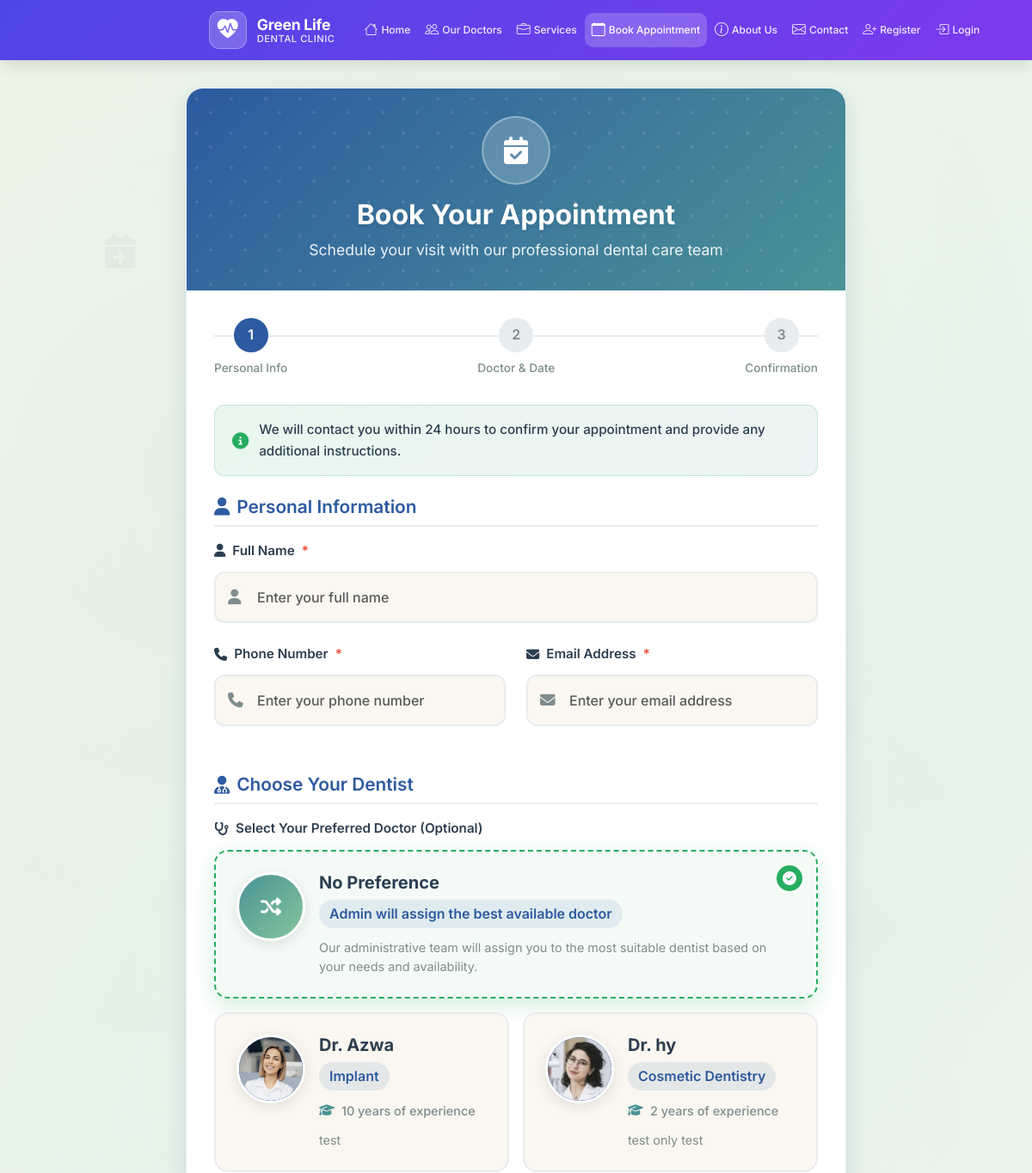
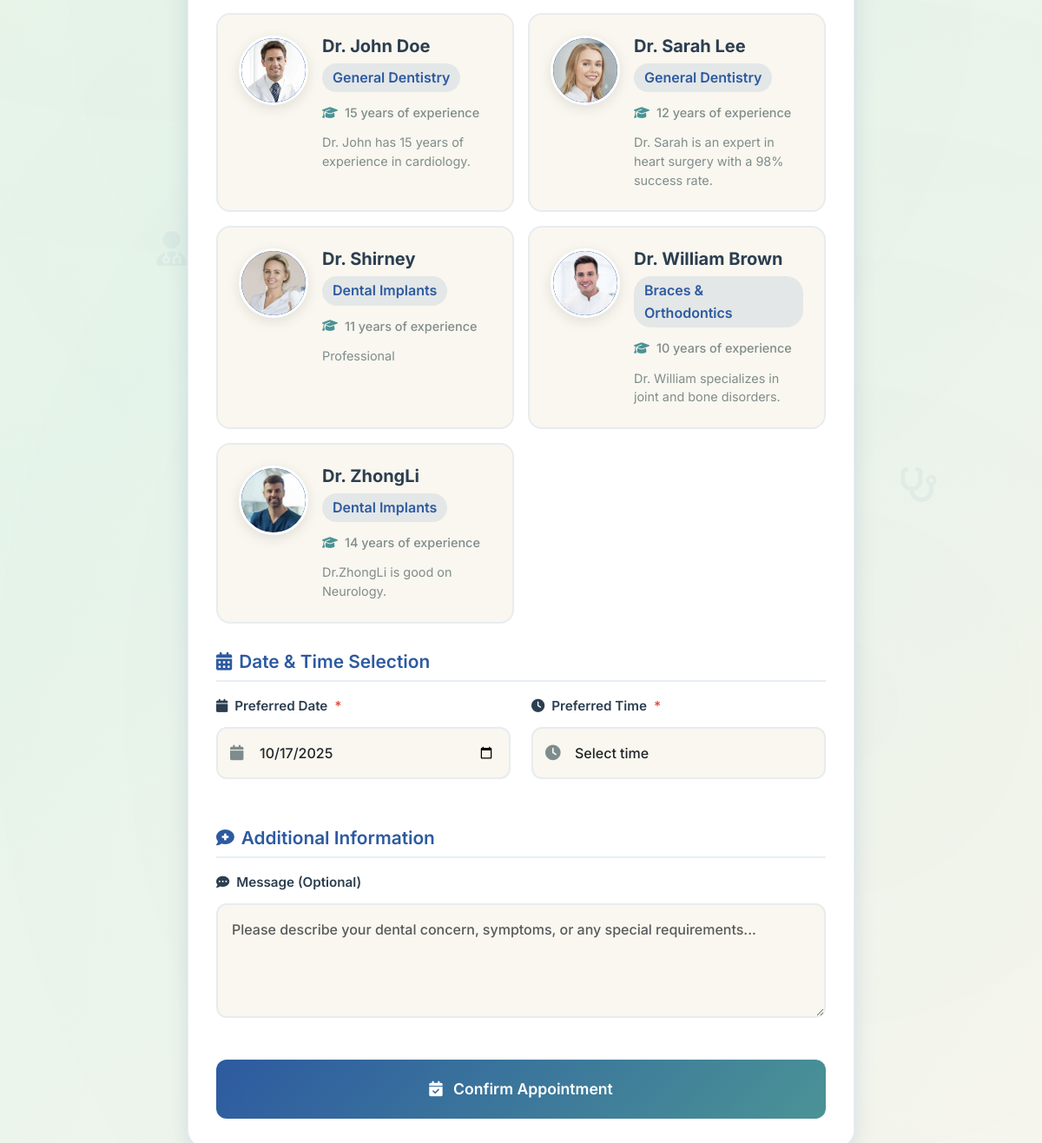
/book_appointment.php, run on the app's committed database (2 pictures, top to bottom).
### tables this page shows
CREATE TABLE `doctors` (
  `id` int(11) NOT NULL,
  `name` varchar(100) NOT NULL,
  `image` varchar(255) NOT NULL,
  `specialty` varchar(100) NOT NULL,
  `bio` text NOT NULL,
  `experience` varchar(50) NOT NULL,
  `location` varchar(100) NOT NULL,
  `department` varchar(50) NOT NULL,
  `user_id` int(11) DEFAULT NULL
);

### book_appointment.php (the view, shortened to what this page needs)
<!DOCTYPE html>
<html lang="en">
<head>
    <link href="https://cdn.jsdelivr.net/npm/bootstrap@5.3.0/dist/css/bootstrap.min.css" rel="stylesheet">
    <link rel="stylesheet" href="https://cdnjs.cloudflare.com/ajax/libs/font-awesome/6.4.0/css/all.min.css">
</head>
<body>
    <?php include '../Dental_Clinic/includes/navbar.php'; ?>
    <div class="floating-elements">
        <i class="fas fa-calendar-plus floating-icon"></i>
        <i class="fas fa-user-md floating-icon"></i>
        <i class="fas fa-stethoscope floating-icon"></i>
    </div>
    <div class="appointment-container">
        <div class="appointment-card">
            <div class="card-header-custom">
                <div class="header-content">
                    <div class="appointment-icon">
                        <i class="fas fa-calendar-check"></i>
                    </div>
                    <h1 class="card-title">Book Your Appointment</h1>
                    <p class="card-subtitle">Schedule your visit with our professional dental care team</p>
                </div>
            </div>
            <div class="card-body-custom">
                <div class="progress-steps">
                    <div class="step active">
                        <div class="step-circle">1</div>
                        <div class="step-label">Personal Info</div>
                    </div>
                    <div class="step">
                        <div class="step-circle">2</div>
                        <div class="step-label">Doctor & Date</div>
                    </div>
                    <div class="step">
                        <div class="step-circle">3</div>
                        <div class="step-label">Confirmation</div>
                    </div>
                </div>
                <div class="appointment-info">
                    <i class="fas fa-info-circle"></i>
                    <p>We will contact you within 24 hours to confirm your appointment and provide any additional instructions.</p>
                </div>
                <form method="POST" id="appointmentForm">
                    <div class="form-section">
                        <h3 class="section-title">
                            <i class="fas fa-user"></i>
                            Personal Information
                        </h3>
                        <div class="row">
                            <div class="col-md-12">
                                <div class="form-group">
                                    <label class="form-label">
                                        <i class="fas fa-user"></i>
                                        Full Name <span class="required">*</span>
                                    </label>
                                    <div class="input-wrapper">
                                        <input type="text"
                                               name="patient_name"
                                               class="form-control"
                                               placeholder="Enter your full name"
                                               required>
                                    </div>
                                </div>
                            </div>
                        </div>
                        <div class="row">
                            <div class="col-md-6">
                                <div class="form-group">
                                    <label class="form-label">
                                        <i class="fas fa-phone"></i>
                                        Phone Number <span class="required">*</span>
                                    </label>
                                    <div class="input-wrapper">
                                        <input type="tel"
                                               name="patient_phone"
                                               class="form-control"
                                               placeholder="Enter your phone number"
                                               required>
                                    </div>
                                </div>
                            </div>
                            <div class="col-md-6">
                                <div class="form-group">
                                    <label class="form-label">
                                        <i class="fas fa-envelope"></i>
                                        Email Address <span class="required">*</span>
                                    </label>
                                    <div class="input-wrapper">
                                        <input type="email"
                                               name="patient_email"
                                               class="form-control"
                                               placeholder="Enter your email address"
                                               required>
                                    </div>
                                </div>
                            </div>
                        </div>
                    </div>
                    <div class="form-section">
                        <h3 class="section-title">
                            <i class="fas fa-user-md"></i>
                            Choose Your Dentist
                        </h3>
                        <div class="form-group">
                            <label class="form-label">
                                <i class="fas fa-stethoscope"></i>
                                Select Your Preferred Doctor (Optional)
                            </label>
                            <div class="doctor-option no-preference" data-doctor-id="" onclick="selectDoctor(this)">
                                <div class="doctor-card-content">
                                    <div class="doctor-avatar no-preference-avatar">
                                        <i class="fas fa-random"></i>
                                    </div>
                                    <div class="doctor-info">
                                        <h4 class="doctor-name">No Preference</h4>
                                        <p class="doctor-specialty">Admin will assign the best available doctor</p>
                                        <p class="doctor-bio">Our administrative team will assign you to the most suitable dentist based on your needs and availability.</p>
                                    </div>
                                    <div class="selection-indicator">
                                        <i class="fas fa-check-circle"></i>
                                    </div>
                                </div>
                            </div>
                            <div class="doctors-grid">
                                <?php
                                $doctor_query = "SELECT id, name, specialty, bio, experience, image FROM doctors ORDER BY name ASC";
                                $doctor_result = $conn->query($doctor_query);
                                while ($doctor = $doctor_result->fetch_assoc()):
                                ?>
                                <div class="doctor-option" data-doctor-id="<?= $doctor['id'] ?>" onclick="selectDoctor(this)">
                                    <div class="doctor-card-content">
                                        <div class="doctor-avatar">
                                            <?php if (!empty($doctor['image'])): ?>
                                                <img src="<?= htmlspecialchars($doctor['image']) ?>"
                                                     alt="Dr. <?= htmlspecialchars($doctor['name']) ?>"
                                                     onerror="this.style.display='none'; this.nextElementSibling.style.display='flex';">
                                            <?php else: ?>
                                                <div class="avatar-fallback">
                                                    <?= strtoupper(substr($doctor['name'], 0, 2)) ?>
                                                </div>
                                            <?php endif; ?>
                                        </div>
                                        <div class="doctor-info">
                                            <h4 class="doctor-name">Dr. <?= htmlspecialchars($doctor['name']) ?></h4>
                                            <p class="doctor-specialty"><?= htmlspecialchars($doctor['specialty']) ?></p>
                                            <div class="doctor-experience">
                                                <i class="fas fa-graduation-cap"></i>
                                                <span><?= htmlspecialchars($doctor['experience']) ?> years of experience</span>
                                            </div>
                                            <p class="doctor-bio"><?= htmlspecialchars(substr($doctor['bio'], 0, 120)) ?><?= strlen($doctor['bio']) > 120 ? '...' : '' ?></p>
                                        </div>
                                    </div>
                                </div>
                                <?php endwhile; ?>
                            </div>
                        </div>
                    </div>
                    <div class="form-section">
                        <h3 class="section-title">
                            <i class="fas fa-calendar-alt"></i>
                            Date & Time Selection
                        </h3>
                        <div class="row">
                            <div class="col-md-6">
                                <div class="form-group">
                                    <label class="form-label">
                                        <i class="fas fa-calendar"></i>
                                        Preferred Date <span class="required">*</span>
                                    </label>
                                    <div class="input-wrapper">
                                        <input type="date"
                                               name="appointment_date"
                                               id="appointment_date"
                                               class="form-control"
                                               required>
                                    </div>
                                </div>
                            </div>
                            <div class="col-md-6">
                                <div class="form-group">
                                    <label class="form-label">
                                        <i class="fas fa-clock"></i>
                                        Preferred Time <span class="required">*</span>
                                    </label>
                                    <div class="input-wrapper">
                                        <select name="appointment_time" id="appointment_time" class="form-select" required>
                                            <option value="">Select time</option>
                                        </select>
                                    </div>
                                </div>
                            </div>
                        </div>
                    </div>
                    <div class="form-section">
                        <h3 class="section-title">
                            <i class="fas fa-comment-medical"></i>
                            Additional Information
                        </h3>
                        <div class="form-group">
                            <label class="form-label">
                                <i class="fas fa-comment-dots"></i>
                                Message (Optional)
                            </label>
                            <textarea name="message"
                                      class="form-control"
                                      placeholder="Please describe your dental concern, symptoms, or any special requirements..."
                                      rows="4"></textarea>
                        </div>
                    </div>
                    <button type="submit" class="btn-appointment">
                        <i class="fas fa-calendar-check me-2"></i>
                        Confirm Appointment
                    </button>
                </form>
            </div>
        </div>
    </div>
</body>
</html>

### includes/navbar.php (style rules this page uses)
:root { --primary-color: #4f46e5; --primary-dark: #3730a3; --secondary-color: #7c3aed; --accent-color: #10b981; --white: #ffffff; --gray-50: #f8fafc; --gray-100: #f1f5f9; --gray-200: #e2e8f0; --gray-700: #334155; --gray-800: #1e293b; --gray-900: #0f172a; --shadow-lg: 0 10px 15px -3px rgba(0, 0, 0, 0.1); --shadow-xl: 0 20px 25px -5px rgba(0, 0, 0, 0.1); --border-radius-lg: 12px; --border-radius-xl: 16px; --transition: all 0.3s cubic-bezier(0.4, 0, 0.2, 1); }
* { margin: 0; padding: 0; box-sizing: border-box; }
body { font-family: 'Inter', -apple-system, BlinkMacSystemFont, 'Segoe UI', sans-serif; background-color: var(--gray-50); padding-top: 70px; line-height: 1.6; position: relative; z-index: 1; overflow-x: hidden; }

### data on the page
doctors: image (picture), name "Azwa", specialty "Implant", experience "10", bio "test"
doctors: image (picture), name "hy", specialty "Cosmetic Dentistry", experience "2", bio "test only test"
doctors: image (picture), name "John Doe", specialty "General Dentistry", experience "15", bio "Dr. John has 15 years of experience in cardiology."
doctors: image (picture), name "Sarah Lee", specialty "General Dentistry", experience "12", bio "Dr. Sarah is an expert in heart surgery with a 98% success rate."
doctors: image (picture), name "Shirney", specialty "Dental Implants", experience "11", bio "Professional"
doctors: image (picture), name "William Brown", specialty "Braces & Orthodontics", experience "10", bio "Dr. William specializes in joint and bone disorders."
doctors: image (picture), name "ZhongLi", specialty "Dental Implants", experience "14", bio "Dr.ZhongLi is good on Neurology."
